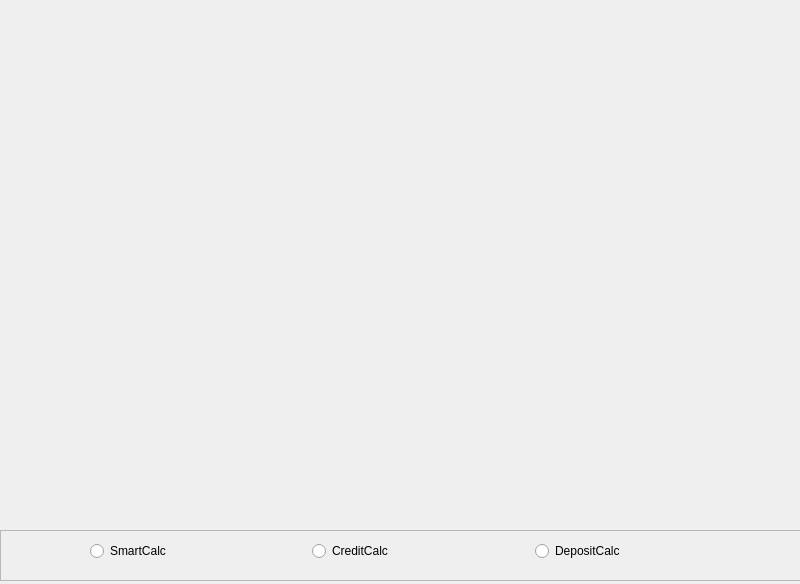
<?xml version="1.0" encoding="UTF-8"?>
<ui version="4.0">
 <class>MainWindow</class>
 <widget class="QMainWindow" name="MainWindow">
  <property name="geometry">
   <rect>
    <x>0</x>
    <y>0</y>
    <width>800</width>
    <height>584</height>
   </rect>
  </property>
  <property name="sizePolicy">
   <sizepolicy hsizetype="Preferred" vsizetype="Preferred">
    <horstretch>0</horstretch>
    <verstretch>0</verstretch>
   </sizepolicy>
  </property>
  <property name="minimumSize">
   <size>
    <width>800</width>
    <height>500</height>
   </size>
  </property>
  <property name="windowTitle">
   <string>MainWindow</string>
  </property>
  <widget class="QWidget" name="centralwidget">
   <widget class="QStackedWidget" name="stackedWidget">
    <property name="geometry">
     <rect>
      <x>0</x>
      <y>0</y>
      <width>801</width>
      <height>528</height>
     </rect>
    </property>
    <property name="sizePolicy">
     <sizepolicy hsizetype="Minimum" vsizetype="Minimum">
      <horstretch>0</horstretch>
      <verstretch>0</verstretch>
     </sizepolicy>
    </property>
    <property name="minimumSize">
     <size>
      <width>700</width>
      <height>500</height>
     </size>
    </property>
    <property name="maximumSize">
     <size>
      <width>16777215</width>
      <height>16777215</height>
     </size>
    </property>
    <property name="currentIndex">
     <number>0</number>
    </property>
    <widget class="QWidget" name="page"/>
    <widget class="QWidget" name="page_2"/>
   </widget>
   <widget class="QFrame" name="frame">
    <property name="geometry">
     <rect>
      <x>0</x>
      <y>530</y>
      <width>801</width>
      <height>51</height>
     </rect>
    </property>
    <property name="frameShape">
     <enum>QFrame::StyledPanel</enum>
    </property>
    <property name="frameShadow">
     <enum>QFrame::Raised</enum>
    </property>
    <widget class="QWidget" name="layoutWidget">
     <property name="geometry">
      <rect>
       <x>90</x>
       <y>10</y>
       <width>661</width>
       <height>22</height>
      </rect>
     </property>
     <layout class="QHBoxLayout" name="horizontalLayout">
      <item>
       <widget class="QRadioButton" name="radioButton_smart_calc">
        <property name="text">
         <string>SmartCalc</string>
        </property>
       </widget>
      </item>
      <item>
       <widget class="QRadioButton" name="radioButton_credit_calc">
        <property name="text">
         <string>CreditCalc</string>
        </property>
       </widget>
      </item>
      <item>
       <widget class="QRadioButton" name="radioButton_deposit_calc">
        <property name="text">
         <string>DepositCalc</string>
        </property>
       </widget>
      </item>
     </layout>
    </widget>
   </widget>
  </widget>
 </widget>
 <resources/>
 <connections/>
</ui>
